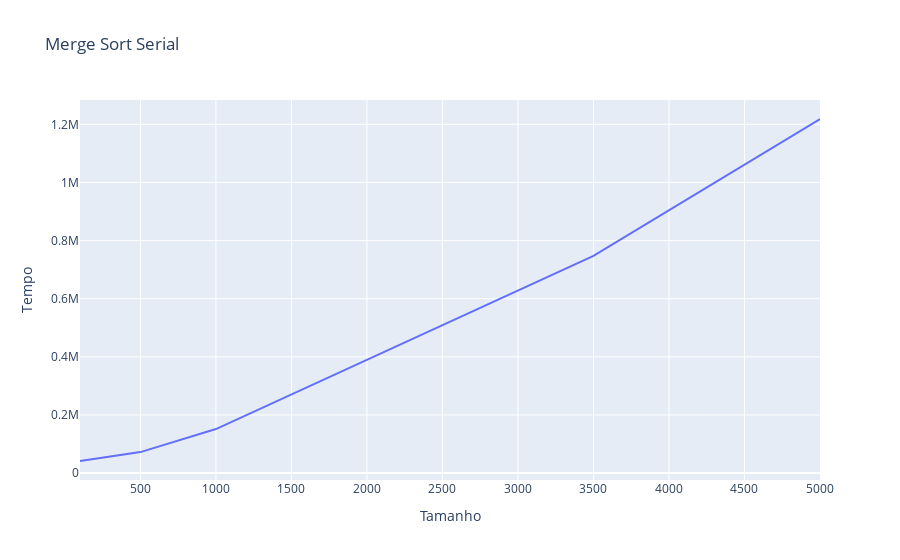

Notebook code for this chart:
### Code cell
data = pd.read_csv("C:\\Users\\Rafael Oliveira\\Desktop\\AV2\\merge_sort_serial.csv")

data.plot(kind='line', x='Tamanho', y='Tempo', title='Merge Sort Serial')

### Figure 1 — Plotly figure (JSON) as saved in the notebook; plotly's stock layout.template omitted (floating-point values rounded to 4 significant figures)
{"data": [{"hovertemplate": "Tamanho=%{x}<br>Tempo=%{y}<extra></extra>", "legendgroup": "", "line": {"color": "#636efa", "dash": "solid"}, "marker": {"symbol": "circle"}, "mode": "lines", "name": "", "orientation": "v", "showlegend": false, "type": "scatter", "x": [100, 500, 1000, 3500, 5000], "xaxis": "x", "y": [41710.0, 72375, 151550, 747050, 1218300], "yaxis": "y"}], "layout": {"legend": {"tracegroupgap": 0}, "title": {"text": "Merge Sort Serial"}, "xaxis": {"anchor": "y", "domain": [0, 1], "title": {"text": "Tamanho"}}, "yaxis": {"anchor": "x", "domain": [0, 1], "title": {"text": "Tempo"}}}}
